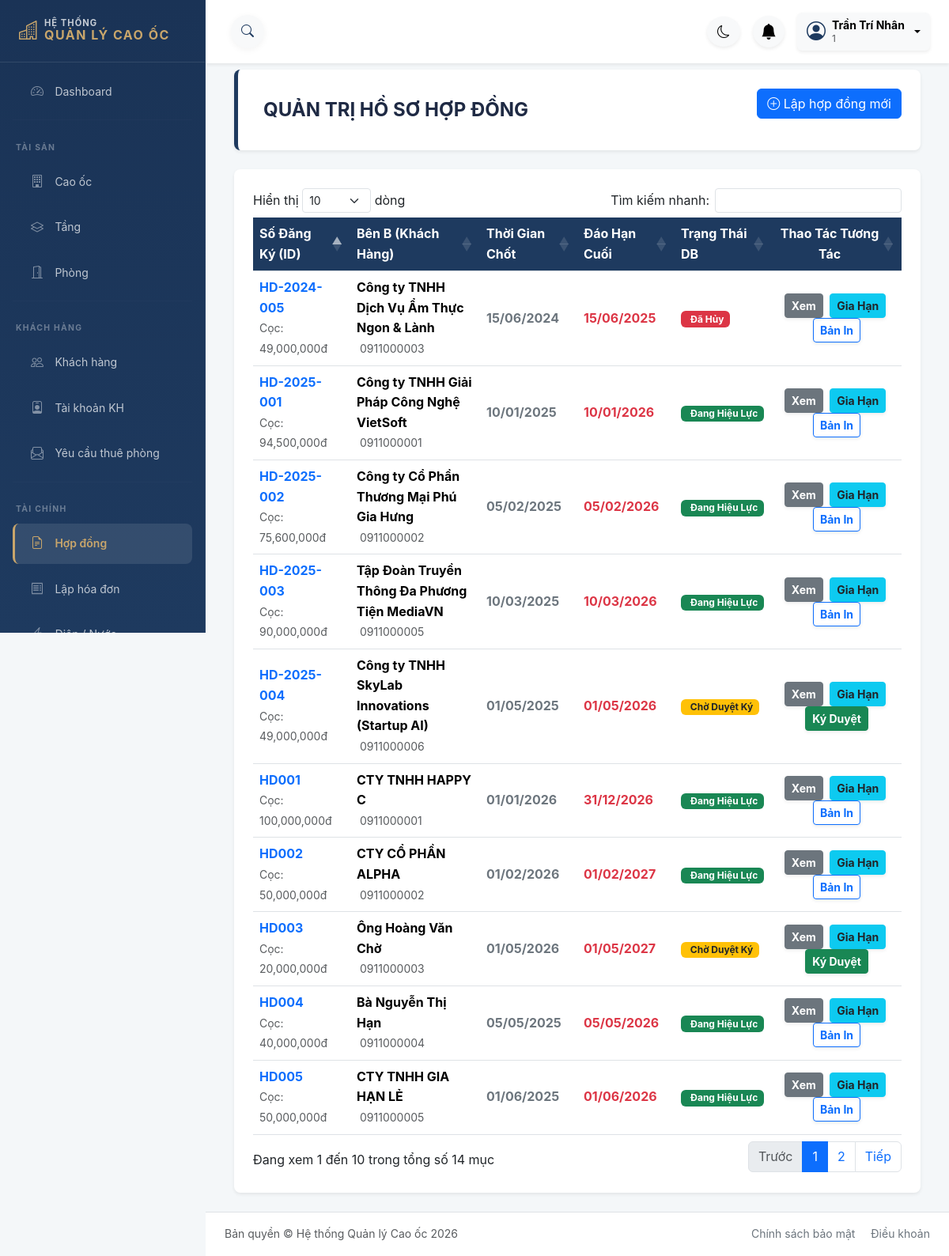
Page /modules/hop_dong/hd_hienthi.php (signed in) on the committed database.
### tables this page shows
CREATE TABLE HOP_DONG (
    soHopDong VARCHAR(50) PRIMARY KEY,
    maKH VARCHAR(20) NOT NULL,
    maNV VARCHAR(20),
    ngayLap DATE,
    ngayBatDau DATE,
    ngayThanhToanDauTien DATE NULL,
    ngayHetHanCuoiCung DATE NULL,
    ngayKetThuc DATE,
    tienTienCoc DECIMAL(15,2) DEFAULT 0.00,
    trangThai TINYINT DEFAULT 1 COMMENT '1: Hieu luc, 0: Ket thuc, 2: Huy, 3: ChoDuyet',
    ngayHuy DATE NULL,
    lyDoHuy TEXT NULL,
    deleted_at DATETIME DEFAULT NULL,
    CONSTRAINT fk_hop_dong_kh FOREIGN KEY (maKH) REFERENCES KHACH_HANG(maKH),
    CONSTRAINT fk_hop_dong_nv FOREIGN KEY (maNV) REFERENCES NHAN_VIEN(maNV)
);

CREATE TABLE KHACH_HANG (
    maKH VARCHAR(20) PRIMARY KEY,
    tenKH VARCHAR(100) NOT NULL,
    cccd VARCHAR(20) UNIQUE,
    sdt VARCHAR(15),
    email VARCHAR(100),
    diaChi TEXT,
    deleted_at DATETIME DEFAULT NULL
);

### modules/hop_dong/hd_hienthi.php (the view, shortened to what this page needs)
<?php
$pdo = Database::getInstance()->getConnection();
try {
    $sql = "
        SELECT h.soHopDong, h.ngayLap, h.ngayBatDau, h.ngayKetThuc, h.trangThai, h.tienTienCoc,
               k.tenKH, k.sdt
        FROM HOP_DONG h
        INNER JOIN KHACH_HANG k ON h.maKH = k.maKH
        WHERE h.deleted_at IS NULL
        ORDER BY h.ngayLap DESC
    ";
    $stmt = $pdo->prepare($sql);
    $stmt->execute();
    $danhSachHD = $stmt->fetchAll(PDO::FETCH_ASSOC);
} catch (PDOException $e) {
    error_log("DB Error in hd_hienthi: " . $e->getMessage());
    $_SESSION['error_msg'] = "Lỗi hệ thống. Vui lòng liên hệ quản trị viên.";
    header("Location: ../dashboard/admin.php");
    exit();
}
function formatTrangThaiHD($tt) {
    switch ((int)$tt) {
        case 3: return '<span class="badge bg-warning text-dark"><i class="fa-solid fa-hourglass-half me-1"></i> Chờ Duyệt Ký</span>';
        case 1: return '<span class="badge bg-success"><i class="fa-solid fa-file-contract me-1"></i> Đang Hiệu Lực</span>';
        case 2: return '<span class="badge bg-danger"><i class="fa-solid fa-ban me-1"></i> Đã Hủy</span>';
    }
}
?>
<!DOCTYPE html>
<html lang="vi">
<head>
    <?php include __DIR__ . '/../../includes/admin/admin-header.php'; ?>
</head>
<div class="admin-layout">
    <?php include __DIR__ . '/../../includes/admin/sidebar.php'; ?>
    <div class="admin-main-wrapper flex-grow-1">
        <?php include __DIR__ . '/../../includes/admin/topbar.php'; ?>
        <main class="admin-main-content">
            <div class="container-fluid">
        <div class="header-box bg-white shadow-sm p-4 rounded-3 d-flex justify-content-between align-items-center mb-4">
            <h4 class="m-0 fw-bold text-navy">
                <i class="fa-solid fa-folder-open me-2"></i> QUẢN TRỊ HỒ SƠ HỢP ĐỒNG
            </h4>
            <div class="mb-3">
                <a href="<?php echo BASE_URL; ?>modules/hop_dong/hd_them.php" class="btn btn-primary">
                    <i class="bi bi-plus-circle"></i>  Lập hợp đồng mới
                </a>
            </div>
        </div>
    <div class="card border-0 shadow-sm rounded-3">
        <div class="card-body p-4">
            <div class="table-responsive">
                <table class="table table-hover table-custom align-middle mb-0 table-datatable">
                    <thead>
                        <tr>
                            <th width="15%">Số Đăng Ký (ID)</th>
                            <th width="20%">Bên B (Khách Hàng)</th>
                            <th width="15%">Thời Gian Chốt</th>
                            <th width="15%">Đáo Hạn Cuối</th>
                            <th width="15%">Trạng Thái DB</th>
                            <th width="20%" class="text-center">Thao Tác Tương Tác</th>
                        </tr>
                    </thead>
                    <tbody>
                        <?php if (count($danhSachHD) > 0): ?>
                            <?php foreach ($danhSachHD as $row): ?>
                                <tr>
                                    <td>
                                        <div class="fw-bold text-primary"><?= htmlspecialchars($row['soHopDong']) ?></div>
                                        <small class="text-muted"><i class="fa-solid fa-money-bill-transfer"></i> Cọc: <?= number_format($row['tienTienCoc'],0) ?>đ</small>
                                    </td>
                                    <td>
                                        <div class="fw-bold"><?= htmlspecialchars($row['tenKH']) ?></div>
                                        <small class="text-muted"><i class="fa-solid fa-phone me-1"></i><?= htmlspecialchars($row['sdt']) ?></small>
                                    </td>
                                    <td class="fw-bold text-secondary">
                                        <?= date('d/m/Y', strtotime($row['ngayBatDau'])) ?>
                                    </td>
                                    <td class="fw-bold text-danger">
                                        <?= date('d/m/Y', strtotime($row['ngayKetThuc'])) ?>
                                    </td>
                                    <td>
                                        <?= formatTrangThaiHD($row['trangThai']) ?>
                                    </td>
                                    <td class="text-center">
                                        <a href="hd_chitiet.php?id=<?= urlencode($row['soHopDong']) ?>" class="btn btn-secondary btn-sm px-2 text-white fw-bold shadow-sm me-1" style="border-radius: 4px;" title="Xem Chi Tiết">
                                            <i class="fa-regular fa-eye"></i> Xem
                                        </a>
                                        <a href="hd_gia_han.php?soHopDong=<?= urlencode($row['soHopDong']) ?>" class="btn btn-info btn-sm px-2 text-dark fw-bold shadow-sm me-1" style="border-radius: 4px;" title="Tiến hành thủ tục Gia Hạn">
                                            <i class="fa-solid fa-timeline"></i> Gia Hạn
                                        </a>
                                        <?php if((int)$row['trangThai'] === 3): ?>
                                            <a href="hd_ky.php?id=<?= urlencode($row['soHopDong']) ?>" class="btn btn-success btn-sm px-2 text-white fw-bold shadow-sm" style="border-radius: 4px;">
                                                <i class="fa-solid fa-file-signature"></i> Ký Duyệt
                                            </a>
                                        <?php else: ?>
                                            <a href="hd_ky.php?id=<?= urlencode($row['soHopDong']) ?>" class="btn btn-outline-primary btn-sm px-2 fw-bold shadow-sm" style="border-radius: 4px;" title="Xem / In Bản PDF Hợp Đồng">
                                                <i class="fa-solid fa-print"></i> Bản In
                                            </a>
                                        <?php endif; ?>
                                    </td>
                                </tr>
                            <?php endforeach; ?>
                        <?php else: ?>
                            <tr><td colspan="6" class="text-center py-5 text-muted">Hệ thống chưa ghi nhận dòng CSDL Hợp đồng nào.</td></tr>
                        <?php endif; ?>
                    </tbody>
                </table>
                </div>
            </div>
        </main>
        <?php include __DIR__ . '/../../includes/admin/admin-footer.php'; ?>
    </div>
</div>
</body>
</html>

### assets/css/style.css (style rules this page uses)
:root { --color-primary: #1e3a5f; --color-accent: #c9a66b; --color-background: #f4f7f9; --color-text: #1f2a44; --color-white: #ffffff; --color-success-bg: #d4edda; --color-success-text: #155724; --color-danger-bg: #f8d7da; --color-danger-text: #721c24; --color-warning-bg: #fff3cd; --color-warning-text: #e65c00; --shadow-soft: 0 4px 15px rgba(0, 0, 0, 0.05); --transition-base: all 0.3s ease-in-out; }
.admin-layout { display: flex; min-height: 100vh; align-items: stretch; }
.admin-main-wrapper { flex: 1; min-width: 0; overflow-x: hidden; display: flex; flex-direction: column; }
.admin-main-content { flex: 1; padding: 1.5rem 2rem; }

### includes/admin/admin-header.php (style rules this page uses)
.admin-layout { display: flex; min-height: 100vh; }
.admin-main-wrapper { flex-grow: 1; display: flex; flex-direction: column; min-width: 0; transition: all 0.3s ease; }
.admin-main-content { flex-grow: 1; padding: 0.5rem 1.5rem 1.5rem; max-width: 1440px; margin: 0 auto; width: 100%; }

### modules/hop_dong/hd_hienthi.php (style rules this page uses)
.header-box { border-left: 5px solid var(--color-primary); }
.table-custom thead th { background: var(--color-primary) !important; color: white !important; }

### rows in the picture
hop_dong: soHopDong "HD003", tienTienCoc "20,000,000", maKH.tenKH "Ông Hoàng Văn Chờ", maKH.sdt "0911000003", ngayBatDau "01/05/2026", ngayKetThuc "01/05/2027", trangThai "Chờ Duyệt Ký"
hop_dong: soHopDong "HD002", tienTienCoc "50,000,000", maKH.tenKH "CTY CỔ PHẦN ALPHA", maKH.sdt "0911000002", ngayBatDau "01/02/2026", ngayKetThuc "01/02/2027", trangThai "Đang Hiệu Lực"
hop_dong: soHopDong "HD001", tienTienCoc "100,000,000", maKH.tenKH "CTY TNHH HAPPY C", maKH.sdt "0911000001", ngayBatDau "01/01/2026", ngayKetThuc "31/12/2026", trangThai "Đang Hiệu Lực"
hop_dong: soHopDong "HD005", tienTienCoc "50,000,000", maKH.tenKH "CTY TNHH GIA HẠN LẺ", maKH.sdt "0911000005", ngayBatDau "01/06/2025", ngayKetThuc "01/06/2026", trangThai "Đang Hiệu Lực"
hop_dong: soHopDong "HD004", tienTienCoc "40,000,000", maKH.tenKH "Bà Nguyễn Thị Hạn", maKH.sdt "0911000004", ngayBatDau "05/05/2025", ngayKetThuc "05/05/2026", trangThai "Đang Hiệu Lực"
hop_dong: soHopDong "HD-2025-004", tienTienCoc "49,000,000", maKH.tenKH "Công ty TNHH SkyLab Innovations (Startup AI)", maKH.sdt "0911000006", ngayBatDau "01/05/2025", ngayKetThuc "01/05/2026", trangThai "Chờ Duyệt Ký"
hop_dong: soHopDong "HD-2025-003", tienTienCoc "90,000,000", maKH.tenKH "Tập Đoàn Truyền Thông Đa Phương Tiện MediaVN", maKH.sdt "0911000005", ngayBatDau "10/03/2025", ngayKetThuc "10/03/2026", trangThai "Đang Hiệu Lực"
hop_dong: soHopDong "HD-2025-002", tienTienCoc "75,600,000", maKH.tenKH "Công ty Cổ Phần Thương Mại Phú Gia Hưng", maKH.sdt "0911000002", ngayBatDau "05/02/2025", ngayKetThuc "05/02/2026", trangThai "Đang Hiệu Lực"
hop_dong: soHopDong "HD-2025-001", tienTienCoc "94,500,000", maKH.tenKH "Công ty TNHH Giải Pháp Công Nghệ VietSoft", maKH.sdt "0911000001", ngayBatDau "10/01/2025", ngayKetThuc "10/01/2026", trangThai "Đang Hiệu Lực"
hop_dong: soHopDong "HD-2024-005", tienTienCoc "49,000,000", maKH.tenKH "Công ty TNHH Dịch Vụ Ẩm Thực Ngon & Lành", maKH.sdt "0911000003", ngayBatDau "15/06/2024", ngayKetThuc "15/06/2025", trangThai "Đã Hủy"

### other values in the picture
$ten_user "Trần Trí Nhân"
$user_role "1"
